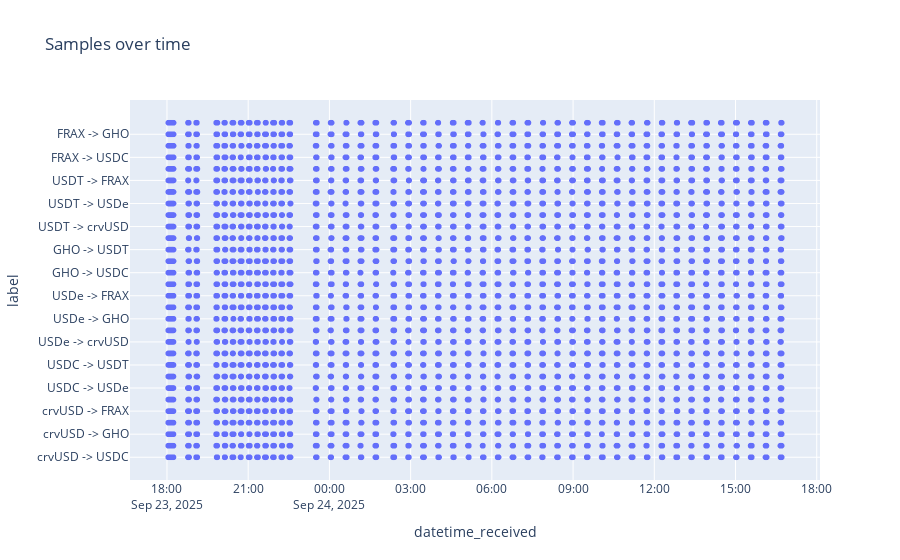

The code cell stored with this chart in its notebook:
### Code cell
px.scatter(df, x="datetime_received", y="label", title='Samples over time')

### Figure 1 — Plotly figure (JSON) as saved in the notebook; plotly's stock layout.template omitted (floating-point values rounded to 4 significant figures; data arrays with more than 128 entries replaced by an {"elided": "..."} marker saying what was removed)
{"data": [{"hovertemplate": "datetime_received=%{x}<br>label=%{y}<extra></extra>", "legendgroup": "", "marker": {"color": "#636efa", "symbol": "circle"}, "mode": "markers", "name": "", "showlegend": false, "type": "scattergl", "x": {"elided": "7200 str values"}, "xaxis": "x", "y": {"elided": "7200 str values"}, "yaxis": "y"}], "layout": {"legend": {"tracegroupgap": 0}, "title": {"text": "Samples over time"}, "xaxis": {"anchor": "y", "domain": [0, 1], "title": {"text": "datetime_received"}}, "yaxis": {"anchor": "x", "domain": [0, 1], "title": {"text": "label"}}}}
